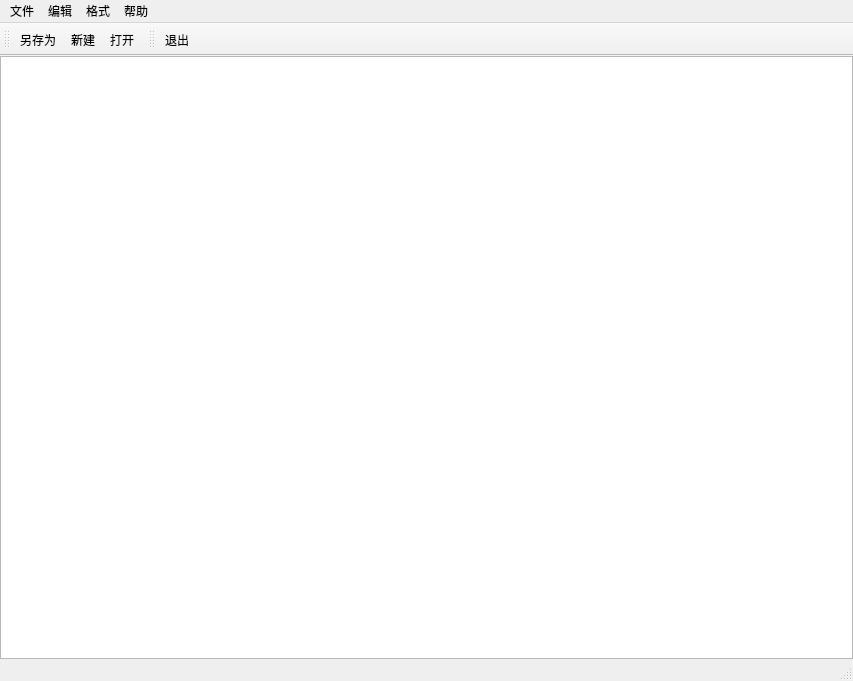
<?xml version="1.0" encoding="UTF-8"?>
<ui version="4.0">
 <class>MainFrame</class>
 <widget class="QMainWindow" name="MainFrame">
  <property name="geometry">
   <rect>
    <x>0</x>
    <y>0</y>
    <width>853</width>
    <height>681</height>
   </rect>
  </property>
  <property name="windowTitle">
   <string>无标题-记事本</string>
  </property>
  <property name="windowIcon">
   <iconset resource="image/image.qrc">
    <normaloff>:/logo.png</normaloff>:/logo.png</iconset>
  </property>
  <widget class="QWidget" name="centralWidget">
   <layout class="QHBoxLayout" name="horizontalLayout">
    <property name="spacing">
     <number>0</number>
    </property>
    <property name="leftMargin">
     <number>0</number>
    </property>
    <property name="topMargin">
     <number>0</number>
    </property>
    <property name="rightMargin">
     <number>0</number>
    </property>
    <property name="bottomMargin">
     <number>0</number>
    </property>
    <item>
     <widget class="QTextEdit" name="textEdit"/>
    </item>
   </layout>
  </widget>
  <widget class="QMenuBar" name="menuBar">
   <property name="geometry">
    <rect>
     <x>0</x>
     <y>0</y>
     <width>853</width>
     <height>36</height>
    </rect>
   </property>
   <widget class="QMenu" name="menu">
    <property name="title">
     <string>文件</string>
    </property>
    <addaction name="actionNew"/>
    <addaction name="actionsave"/>
    <addaction name="actionsave2"/>
    <addaction name="actionopen"/>
    <addaction name="separator"/>
    <addaction name="actionexit_2"/>
    <addaction name="separator"/>
   </widget>
   <widget class="QMenu" name="menu_2">
    <property name="title">
     <string>编辑</string>
    </property>
    <addaction name="separator"/>
    <addaction name="actionundo"/>
    <addaction name="actioncut"/>
    <addaction name="actionpaste"/>
    <addaction name="actioncopy"/>
   </widget>
   <widget class="QMenu" name="menu_3">
    <property name="title">
     <string>帮助</string>
    </property>
   </widget>
   <widget class="QMenu" name="menu_4">
    <property name="title">
     <string>格式</string>
    </property>
    <addaction name="actionfont"/>
    <addaction name="actioncolor"/>
   </widget>
   <addaction name="menu"/>
   <addaction name="menu_2"/>
   <addaction name="menu_4"/>
   <addaction name="menu_3"/>
  </widget>
  <widget class="QToolBar" name="mainToolBar">
   <attribute name="toolBarArea">
    <enum>TopToolBarArea</enum>
   </attribute>
   <attribute name="toolBarBreak">
    <bool>false</bool>
   </attribute>
   <addaction name="actionsave"/>
   <addaction name="actionNew"/>
   <addaction name="actionopen"/>
  </widget>
  <widget class="QStatusBar" name="statusBar"/>
  <widget class="QToolBar" name="toolBar">
   <property name="windowTitle">
    <string>toolBar</string>
   </property>
   <attribute name="toolBarArea">
    <enum>TopToolBarArea</enum>
   </attribute>
   <attribute name="toolBarBreak">
    <bool>false</bool>
   </attribute>
   <addaction name="actionexit_2"/>
  </widget>
  <action name="actionNew">
   <property name="icon">
    <iconset resource="image/image.qrc">
     <normaloff>:/new.png</normaloff>:/new.png</iconset>
   </property>
   <property name="text">
    <string>新建</string>
   </property>
  </action>
  <action name="actionsave">
   <property name="icon">
    <iconset resource="image/image.qrc">
     <normaloff>:/Save.png</normaloff>:/Save.png</iconset>
   </property>
   <property name="text">
    <string>另存为</string>
   </property>
  </action>
  <action name="actionexit">
   <property name="text">
    <string>退出</string>
   </property>
  </action>
  <action name="actionexit_2">
   <property name="icon">
    <iconset resource="image/image.qrc">
     <normaloff>:/exit.png</normaloff>:/exit.png</iconset>
   </property>
   <property name="text">
    <string>退出</string>
   </property>
  </action>
  <action name="actionopen">
   <property name="icon">
    <iconset resource="image/image.qrc">
     <normaloff>:/open.png</normaloff>:/open.png</iconset>
   </property>
   <property name="text">
    <string>打开</string>
   </property>
  </action>
  <action name="actionundo">
   <property name="icon">
    <iconset resource="image/image.qrc">
     <normaloff>:/undo.png</normaloff>:/undo.png</iconset>
   </property>
   <property name="text">
    <string>撤销</string>
   </property>
  </action>
  <action name="actioncut">
   <property name="icon">
    <iconset resource="image/image.qrc">
     <normaloff>:/cut.png</normaloff>:/cut.png</iconset>
   </property>
   <property name="text">
    <string>剪切</string>
   </property>
  </action>
  <action name="actionpaste">
   <property name="icon">
    <iconset resource="image/image.qrc">
     <normaloff>:/paste.png</normaloff>:/paste.png</iconset>
   </property>
   <property name="text">
    <string>粘贴</string>
   </property>
  </action>
  <action name="actioncopy">
   <property name="icon">
    <iconset resource="image/image.qrc">
     <normaloff>:/copy.png</normaloff>:/copy.png</iconset>
   </property>
   <property name="text">
    <string>复制</string>
   </property>
  </action>
  <action name="actionsave2">
   <property name="icon">
    <iconset resource="image/image.qrc">
     <normaloff>:/Save.png</normaloff>:/Save.png</iconset>
   </property>
   <property name="text">
    <string>保存</string>
   </property>
  </action>
  <action name="actionfont">
   <property name="text">
    <string>字体</string>
   </property>
  </action>
  <action name="actioncolor">
   <property name="text">
    <string>颜色</string>
   </property>
  </action>
 </widget>
 <layoutdefault spacing="6" margin="11"/>
 <resources>
  <include location="image/image.qrc"/>
 </resources>
 <connections/>
</ui>
